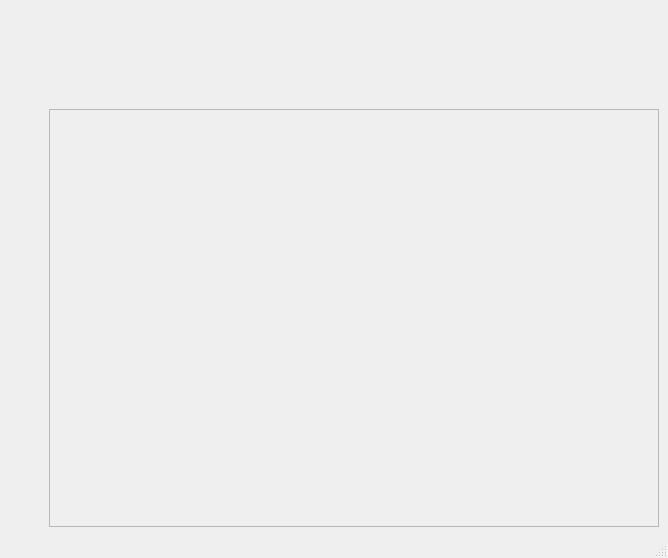
<?xml version="1.0" encoding="UTF-8"?>
<ui version="4.0">
 <class>MainWindow</class>
 <widget class="QMainWindow" name="MainWindow">
  <property name="geometry">
   <rect>
    <x>0</x>
    <y>0</y>
    <width>668</width>
    <height>558</height>
   </rect>
  </property>
  <property name="windowTitle">
   <string>MainWindow</string>
  </property>
  <widget class="QWidget" name="centralwidget">
   <layout class="QGridLayout" name="gridLayout_2">
    <item row="0" column="1">
     <spacer name="verticalSpacer">
      <property name="orientation">
       <enum>Qt::Vertical</enum>
      </property>
      <property name="sizeType">
       <enum>QSizePolicy::Fixed</enum>
      </property>
      <property name="sizeHint" stdset="0">
       <size>
        <width>20</width>
        <height>100</height>
       </size>
      </property>
     </spacer>
    </item>
    <item row="1" column="1">
     <widget class="QScrollArea" name="scrollArea">
      <property name="widgetResizable">
       <bool>true</bool>
      </property>
      <property name="alignment">
       <set>Qt::AlignCenter</set>
      </property>
      <widget class="QWidget" name="scrollAreaWidgetContents">
       <property name="geometry">
        <rect>
         <x>0</x>
         <y>0</y>
         <width>602</width>
         <height>388</height>
        </rect>
       </property>
      </widget>
     </widget>
    </item>
    <item row="1" column="0">
     <spacer name="horizontalSpacer">
      <property name="orientation">
       <enum>Qt::Horizontal</enum>
      </property>
      <property name="sizeType">
       <enum>QSizePolicy::Preferred</enum>
      </property>
      <property name="sizeHint" stdset="0">
       <size>
        <width>40</width>
        <height>20</height>
       </size>
      </property>
     </spacer>
    </item>
   </layout>
  </widget>
  <widget class="QStatusBar" name="statusbar"/>
  <widget class="QMenuBar" name="menubar">
   <property name="geometry">
    <rect>
     <x>0</x>
     <y>0</y>
     <width>668</width>
     <height>22</height>
    </rect>
   </property>
  </widget>
 </widget>
 <resources/>
 <connections/>
</ui>
